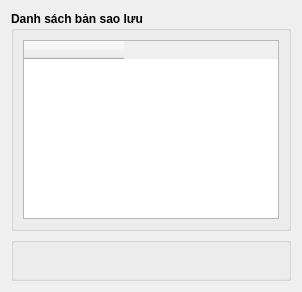
               <widget class="QWidget" name="page_KhoiPhuc">
                <layout class="QHBoxLayout" name="horizontalLayout_96">
                 <item>
                  <layout class="QVBoxLayout" name="verticalLayout_56" stretch="5,1">
                   <item>
                    <layout class="QHBoxLayout" name="horizontalLayout_103">
                     <item>
                      <widget class="QGroupBox" name="groupBox_43">
                       <property name="font">
                        <font>
                         <weight>75</weight>
                         <bold>true</bold>
                        </font>
                       </property>
                       <property name="title">
                        <string>Danh sách bản sao lưu</string>
                       </property>
                       <layout class="QHBoxLayout" name="horizontalLayout_105">
                        <item>
                         <widget class="QTableWidget" name="tbl_DSBanSaoLuu">
                          <property name="font">
                           <font>
                            <weight>50</weight>
                            <bold>false</bold>
                           </font>
                          </property>
                          <column>
                           <property name="text">
                            <string/>
                           </property>
                          </column>
                         </widget>
                        </item>
                       </layout>
                      </widget>
                     </item>
                    </layout>
                   </item>
                   <item>
                    <layout class="QHBoxLayout" name="horizontalLayout_104">
                     <item>
                      <widget class="QGroupBox" name="groupBox_44">
                       <property name="title">
                        <string/>
                       </property>
                       <widget class="QPushButton" name="btn_KhoiPhuc">
                        <property name="geometry">
                         <rect>
                          <x>510</x>
                          <y>10</y>
                          <width>191</width>
                          <height>41</height>
                         </rect>
                        </property>
                        <property name="font">
                         <font>
                          <weight>75</weight>
                          <bold>true</bold>
                         </font>
                        </property>
                        <property name="text">
                         <string>Khôi Phục</string>
                        </property>
                       </widget>
                       <widget class="QProgressBar" name="progressBar_KhoiPhuc">
                        <property name="geometry">
                         <rect>
                          <x>370</x>
                          <y>60</y>
                          <width>461</width>
                          <height>23</height>
                         </rect>
                        </property>
                        <property name="value">
                         <number>24</number>
                        </property>
                       </widget>
                      </widget>
                     </item>
                    </layout>
                   </item>
                  </layout>
                 </item>
                </layout>
               </widget>
